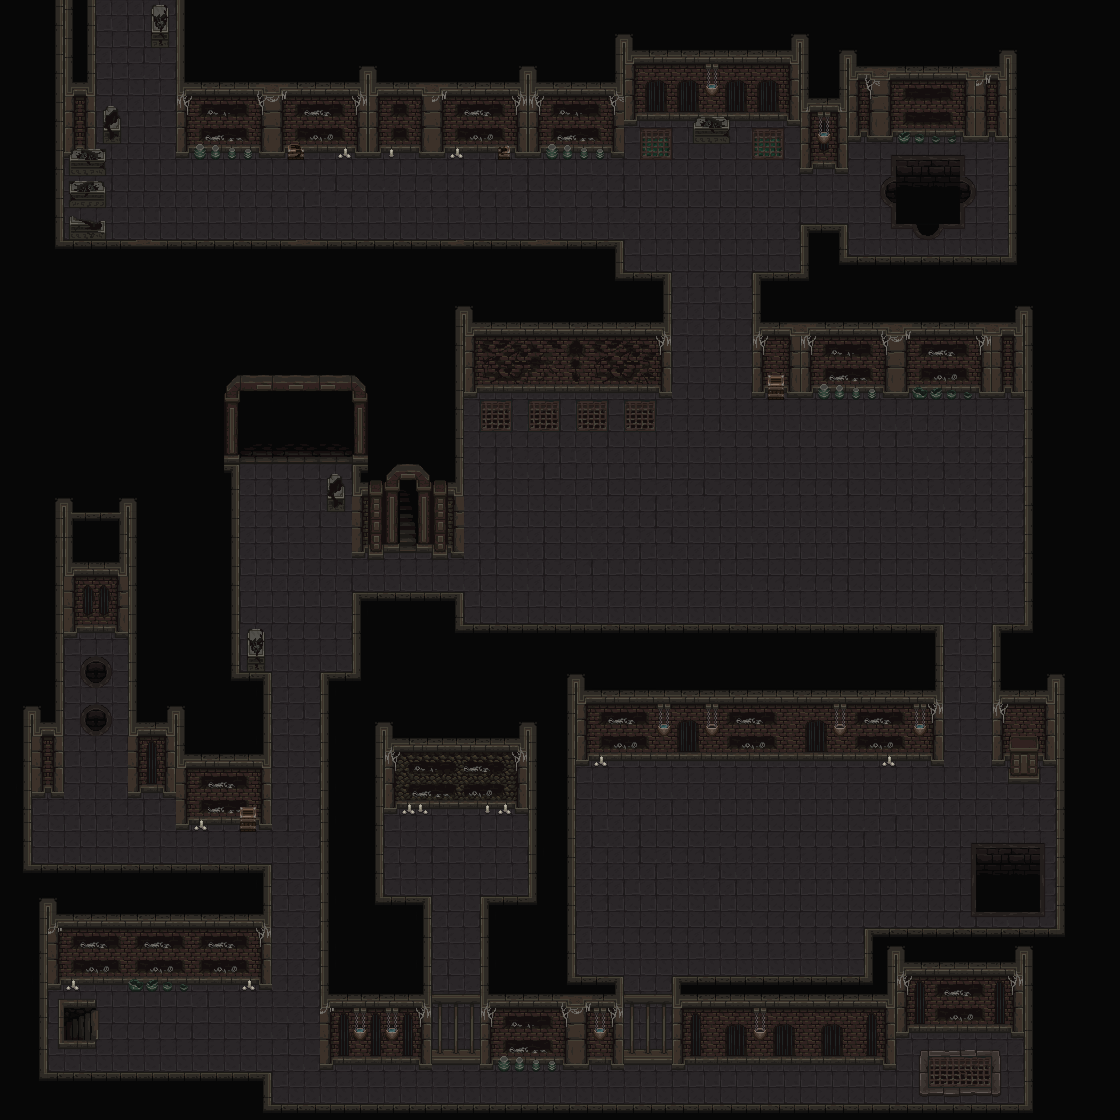

Rendered tile map (Tiled .tmx) drawn with the repository's tilesets; below, a short description and the map source with its tile grids summarised:
An orthogonal 70x70 tile map with 16x16 px tiles, 4 tile layers (Black, Ground, Walls, Decor).

<map version="1.10" tiledversion="1.11.2" orientation="orthogonal" renderorder="right-down" width="70" height="70" tilewidth="16" tileheight="16" infinite="0" nextlayerid="5" nextobjectid="1">
 <tileset firstgid="1" source="level3.tsx" />
 <layer id="3" name="Black" width="70" height="70">
  <properties>
   <property name="collision" type="bool" value="true" />
  </properties>
  <data>[4900 cells, 4900 non-empty, 1 distinct tile ids]</data>
 </layer>
 <layer id="1" name="Ground" width="70" height="70">
  <data>[4900 cells, 2052 non-empty, 6 distinct tile ids]</data>
 </layer>
 <layer id="2" name="Walls" width="70" height="70">
  <properties>
   <property name="collision" type="bool" value="true" />
  </properties>
  <data>[4900 cells, 1568 non-empty, 303 distinct tile ids]</data>
 </layer>
 <layer id="4" name="Decor" width="70" height="70">
  <properties>
   <property name="collision" type="bool" value="true" />
  </properties>
  <data>[4900 cells, 294 non-empty, 156 distinct tile ids]</data>
 </layer>
</map>